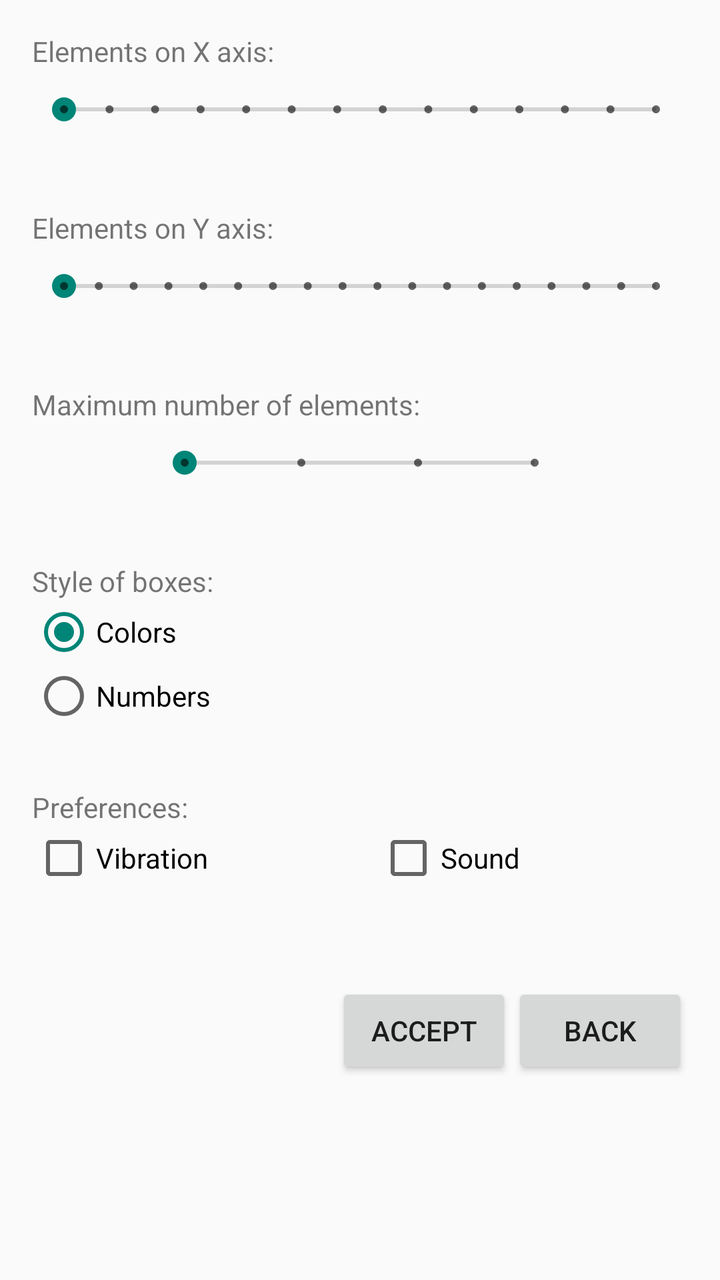
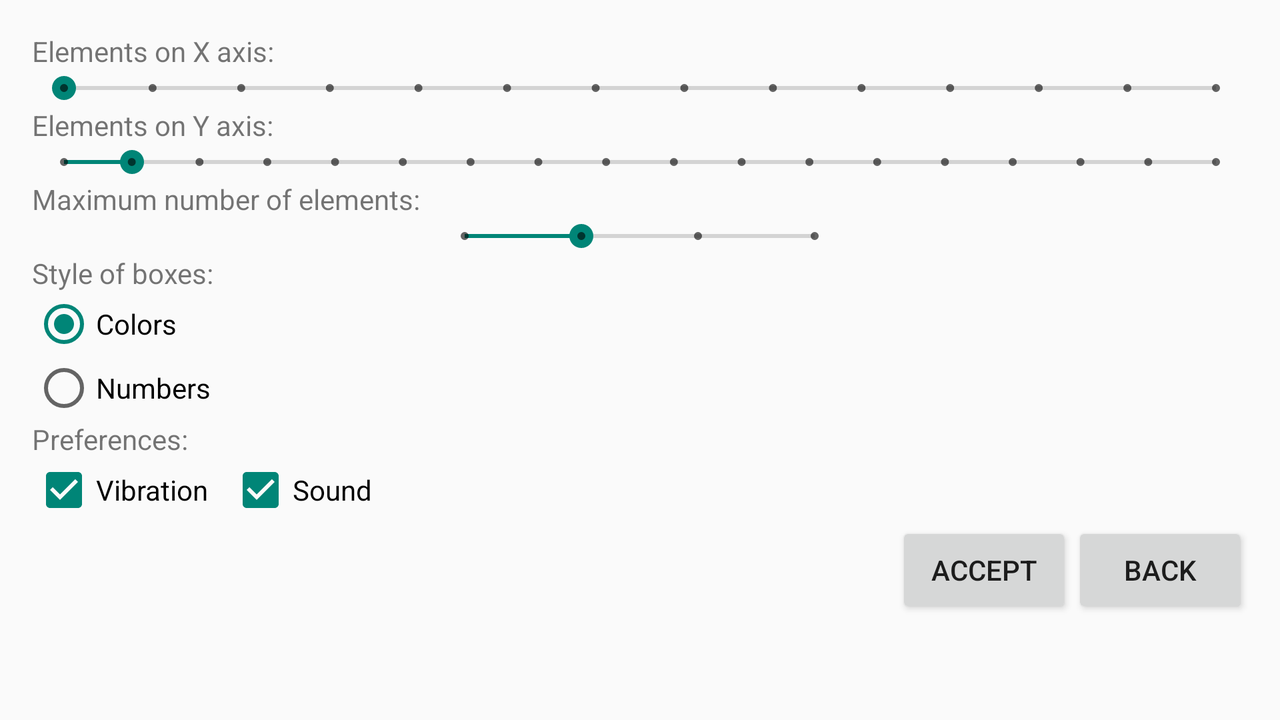

An Android layout and its configuration variant, each rendered on a device that would load it. The default file and the variant file are quoted in full after the pictures.
<!-- AndroidManifest.xml: activity theme TemaPrefs -->
<!-- res/layout/activity_configuracion.xml -->
<?xml version="1.0" encoding="utf-8"?>
<LinearLayout xmlns:android="http://schemas.android.com/apk/res/android"
    xmlns:tools="http://schemas.android.com/tools"
    xmlns:app="http://schemas.android.com/apk/res-auto"
    android:id="@+id/activity_configuracion"
    android:layout_width="match_parent"
    android:layout_height="match_parent"
    android:paddingBottom="@dimen/activity_vertical_margin"
    android:paddingLeft="@dimen/activity_horizontal_margin"
    android:paddingRight="@dimen/activity_horizontal_margin"
    android:paddingTop="@dimen/activity_vertical_margin"
    tools:context="com.islasf.android.grupo5.ConfiguracionActivity"
    android:theme="@style/Theme.AppCompat.Light.DarkActionBar"
    android:orientation="vertical"
    android:weightSum="10">

    <TextView
        android:text="@string/seekbarX"
        android:layout_width="match_parent"
        android:layout_height="wrap_content"
        android:id="@+id/textoEjeX" />

    <SeekBar
        style="@style/Widget.AppCompat.SeekBar.Discrete"
        android:layout_width="match_parent"
        android:layout_height="wrap_content"
        android:max="13"
        android:progress="0"
        android:id="@+id/barraElementosX"
        android:layout_weight="1.30" />

    <Space
        android:layout_width="match_parent"
        android:layout_height="30dp" />

    <TextView
        android:text="@string/seekbarY"
        android:layout_width="match_parent"
        android:layout_height="wrap_content"
        android:id="@+id/textoEjeY"/>

    <SeekBar
        style="@style/Widget.AppCompat.SeekBar.Discrete"
        android:layout_width="match_parent"
        android:layout_height="wrap_content"
        android:max="17"
        android:progress="0"
        android:id="@+id/barraElementosY"
        android:layout_weight="1.30" />

    <Space
        android:layout_width="match_parent"
        android:layout_height="30dp" />

    <TextView
        android:text="@string/numMax"
        android:layout_width="match_parent"
        android:layout_height="wrap_content"
        android:id="@+id/textoMax" />

    <SeekBar
        style="@style/Widget.AppCompat.SeekBar.Discrete"
        android:layout_width="207dp"
        android:layout_height="wrap_content"
        android:max="3"
        android:progress="0"
        android:layout_weight="1.30"
        android:id="@+id/barraElementosIndice"
        android:layout_gravity="center"/>

    <Space
        android:layout_width="match_parent"
        android:layout_height="30dp" />

    <RadioGroup
        android:layout_width="match_parent"
        android:layout_height="wrap_content"
        android:id="@+id/rGroup">

        <TextView
            android:text="@string/colorOrNumber"
            android:layout_width="wrap_content"
            android:layout_height="wrap_content"
            android:id="@+id/textView4"
            android:layout_weight="1" />

        <RadioButton
            android:text="@string/colorOpt"
            android:layout_width="wrap_content"
            android:layout_height="wrap_content"
            android:id="@+id/rButtColores"
            android:layout_weight="1"
            android:checked="true" />

        <RadioButton
            android:text="@string/numOpt"
            android:layout_width="wrap_content"
            android:layout_height="wrap_content"
            android:id="@+id/rButtNumeros"
            android:layout_weight="1" />

    </RadioGroup>

    <Space
        android:layout_width="match_parent"
        android:layout_height="30dp" />

    <TextView
        android:text="@string/prefs"
        android:layout_width="match_parent"
        android:layout_height="wrap_content"
        android:id="@+id/textView5" />

    <LinearLayout
        android:orientation="horizontal"
        android:layout_width="match_parent"
        android:layout_height="wrap_content">

        <CheckBox
            android:text="@string/vibr"
            android:layout_width="wrap_content"
            android:layout_height="wrap_content"
            android:id="@+id/cbVibr"
            android:layout_weight="1" />

        <CheckBox
            android:text="@string/soun"
            android:layout_width="wrap_content"
            android:layout_height="wrap_content"
            android:id="@+id/cbSoni"
            android:layout_weight="1" />

    </LinearLayout>

    <Space
        android:layout_width="match_parent"
        android:layout_height="30dp"
        android:layout_weight="1" />

    <LinearLayout
        android:orientation="horizontal"
        android:layout_width="match_parent"
        android:layout_height="wrap_content"
        android:gravity="bottom|end">

        <Button
            android:text="@string/accept"
            android:layout_width="wrap_content"
            android:layout_height="wrap_content"
            android:id="@+id/btnConfirmar"
            android:textAppearance="@style/TextAppearance.AppCompat.Button"
            style="@style/Widget.AppCompat.Button"
            android:onClick="aceptarConfiguracion"/>

        <Button
            android:text="@string/back"
            android:layout_width="wrap_content"
            android:layout_height="wrap_content"
            android:id="@+id/btnVolver"
            style="@style/Widget.AppCompat.Button"
            android:onClick="volver"/>
    </LinearLayout>

</LinearLayout>
<!-- resources referenced by this layout -->
<resources>
  <dimen name="activity_horizontal_margin">16dp</dimen>
  <dimen name="activity_vertical_margin">16dp</dimen>
  <string name="accept">Accept</string>
  <string name="back">Back</string>
  <string name="colorOpt">Colors</string>
  <string name="colorOrNumber">Style of boxes:</string>
  <string name="numMax">Maximum number of elements:</string>
  <string name="numOpt">Numbers</string>
  <string name="prefs">Preferences:</string>
  <string name="seekbarX">Elements on X axis:</string>
  <string name="seekbarY">Elements on Y axis:</string>
  <string name="soun">Sound</string>
  <string name="vibr">Vibration</string>
  <style name="TemaPrefs" parent="Theme.AppCompat.Light">
          
          <item name="colorPrimary">@color/colorPrimary</item>
          <item name="colorPrimaryDark">@color/colorPrimaryDark</item>
          <item name="colorAccent">@color/colorAccent</item>
      </style>
  <color name="colorPrimary">#3F51B5</color>
  <color name="colorPrimaryDark">#303F9F</color>
  <color name="colorAccent">#FF4081</color>
</resources>
<!-- res/layout-land/activity_configuracion.xml (the repository's variant of the layout above) -->
<!-- drawn on the phone turned sideways -->
<?xml version="1.0" encoding="utf-8"?>
<RelativeLayout xmlns:android="http://schemas.android.com/apk/res/android"
    xmlns:tools="http://schemas.android.com/tools"
    android:id="@+id/activity_configuracion"
    android:layout_width="match_parent"
    android:layout_height="match_parent"
    android:paddingBottom="@dimen/activity_vertical_margin"
    android:paddingLeft="@dimen/activity_horizontal_margin"
    android:paddingRight="@dimen/activity_horizontal_margin"
    android:paddingTop="@dimen/activity_vertical_margin"
    tools:context="com.islasf.android.grupo5.ConfiguracionActivity"
    android:theme="@style/Theme.AppCompat.Light.DarkActionBar"
    android:orientation="vertical">

    <ScrollView
        android:layout_width="match_parent"
        android:layout_height="match_parent"
        android:layout_alignParentTop="true"
        android:layout_alignParentStart="true">

        <LinearLayout
            android:layout_width="match_parent"
            android:layout_height="wrap_content"
            android:orientation="vertical">

            <TextView
                android:text="@string/seekbarX"
                android:layout_width="match_parent"
                android:layout_height="wrap_content"
                android:id="@+id/textoEjeX"
                android:layout_weight="1"/>

            <SeekBar
                style="@style/Widget.AppCompat.SeekBar.Discrete"
                android:layout_width="match_parent"
                android:layout_height="wrap_content"
                android:max="13"
                android:progress="0"
                android:id="@+id/barraElementosX"
                android:layout_weight="1"/>

            <TextView
                android:text="@string/seekbarY"
                android:layout_width="match_parent"
                android:layout_height="wrap_content"
                android:id="@+id/textoEjeY"
                android:layout_weight="1"/>

            <SeekBar
                style="@style/Widget.AppCompat.SeekBar.Discrete"
                android:layout_width="match_parent"
                android:layout_height="wrap_content"
                android:max="17"
                android:progress="1"
                android:id="@+id/barraElementosY"
                android:layout_weight="1"/>

            <TextView
                android:text="@string/numMax"
                android:layout_width="match_parent"
                android:layout_height="wrap_content"
                android:id="@+id/textoMax"
                android:layout_weight="1"/>

            <SeekBar
                style="@style/Widget.AppCompat.SeekBar.Discrete"
                android:layout_width="207dp"
                android:layout_height="wrap_content"
                android:max="3"
                android:progress="1"
                android:id="@+id/barraElementosIndice"
                android:layout_gravity="center"
                android:layout_weight="1"/>

            <RadioGroup
                android:layout_width="match_parent"
                android:layout_height="wrap_content"
                android:id="@+id/rGroup"
                android:layout_weight="1">

                <TextView
                    android:text="@string/colorOrNumber"
                    android:layout_width="wrap_content"
                    android:layout_height="wrap_content"
                    android:id="@+id/textView4"
                    android:layout_weight="1" />

                <RadioButton
                    android:text="@string/colorOpt"
                    android:layout_width="wrap_content"
                    android:layout_height="wrap_content"
                    android:id="@+id/rButtColores"
                    android:layout_weight="1"
                    android:checked="true" />

                <RadioButton
                    android:text="@string/numOpt"
                    android:layout_width="wrap_content"
                    android:layout_height="wrap_content"
                    android:id="@+id/rButtNumeros"
                    android:layout_weight="1" />

            </RadioGroup>

            <TextView
                android:text="@string/prefs"
                android:layout_width="match_parent"
                android:layout_height="wrap_content"
                android:id="@+id/textView5"
                android:layout_weight="1"/>

            <LinearLayout
                android:orientation="horizontal"
                android:layout_width="match_parent"
                android:layout_height="wrap_content"
                android:layout_weight="1">

                <CheckBox
                    android:text="@string/vibr"
                    android:layout_width="wrap_content"
                    android:layout_height="wrap_content"
                    android:id="@+id/cbVibr"
                    android:checked="true"
                    android:layout_marginEnd="10dp"/>

                <CheckBox
                    android:text="@string/soun"
                    android:layout_width="wrap_content"
                    android:layout_height="wrap_content"
                    android:id="@+id/cbSoni"
                    android:checked="true" />

            </LinearLayout>

            <LinearLayout
                android:orientation="horizontal"
                android:layout_width="match_parent"
                android:layout_height="wrap_content"
                android:gravity="bottom|end"
                android:layout_weight="1">

                <Button
                    android:text="@string/accept"
                    android:layout_width="wrap_content"
                    android:layout_height="wrap_content"
                    android:id="@+id/btnConfirmar"
                    android:textAppearance="@style/TextAppearance.AppCompat.Button"
                    style="@style/Widget.AppCompat.Button"
                    android:onClick="aceptarConfiguracion"/>

                <Button
                    android:text="@string/back"
                    android:layout_width="wrap_content"
                    android:layout_height="wrap_content"
                    android:id="@+id/btnVolver"
                    style="@style/Widget.AppCompat.Button"
                    android:onClick="volver"/>
            </LinearLayout>

        </LinearLayout>
    </ScrollView>


</RelativeLayout>
